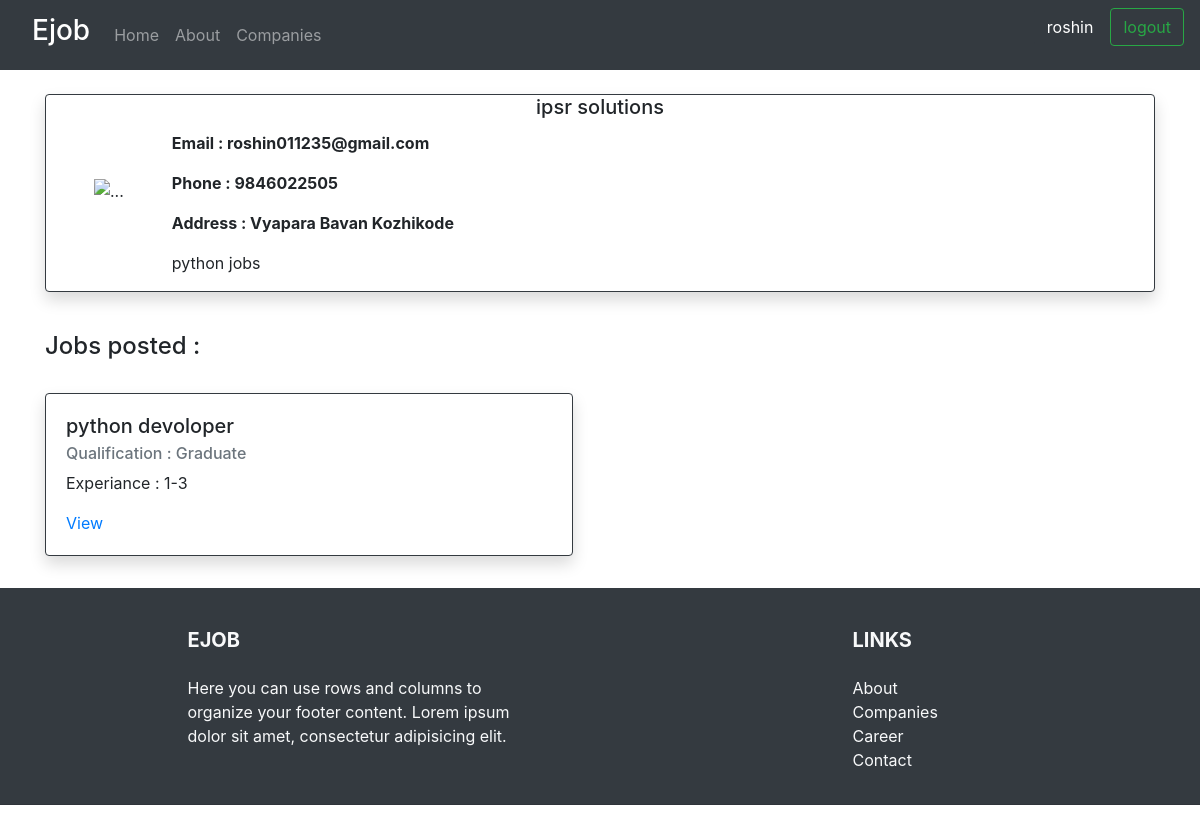
The app's page /companies_detail/8/ (signed in) with its own data.
### jobs/models.py (models this page shows, shortened)
class Companies(models.Model):
    name = models.CharField(max_length=250, null=True)
    email = models.EmailField(max_length=254, null=True)
    phone = models.IntegerField(null=True)
    address = models.TextField(null=True)
    description = models.TextField(null=True)

class Jobs(models.Model):
    QUALIFICATION = (
                    ('Under Graduate', 'Under Graduate'),
                    ('Graduate', 'Graduate'),
                    ('Post Graduate', 'Post Graduate')
    )
    EXPERIANCE = (
        ('Fresher', 'Fresher'),
        ('1-3', '1-3'),
        ('4-6', '4-6'),
        ('6-10', '6-10'),
        ('More than 10', 'More than 10')
    )
    companies = models.ForeignKey(
        Companies, null=True, on_delete=models.CASCADE)
    title = models.CharField(max_length=250, null=True)
    qualification = models.CharField(
        max_length=250, null=True, choices=QUALIFICATION)
    experiance = models.CharField(
        max_length=250, null=True, choices=EXPERIANCE)
    description = models.TextField(null=True)
    date_created = models.DateTimeField(auto_now_add=True, null=True)

### jobs/views.py (the view)
@login_required(login_url='applicant-login')
def companiesDetailview(request, pk):
    companies = Companies.objects.get(id=pk)
    jobs = companies.jobs_set.all()
    context = {
        "companies": companies,
        "jobs": jobs
    }
    return render(request, 'companies_detail.html', context)

### jobs/templates/companies_detail.html
{% extends 'base.html' %}
{% block content %}
<div class="container"><br>
    <div class="card border-dark mb-3 shadow bg-white rounded">
    <h5 class="card-title text-center">{{companies.name}}</h5>
    <div class="media">
    <img src="..." class="align-self-start m-5" alt="...">
    <div class="media-body">
        <p class="font-weight-bold">Email : {{companies.email}}</p>
        <p class="font-weight-bold">Phone : {{companies.phone}}</p>
        <p class="font-weight-bold">Address : {{companies.address}}</p>
        <p>{{companies.description}}</p>
    </div>
    </div>
    </div>
    <br>
    <h4>Jobs posted : </h4>
    <br>
    <div class='row'>
        {% for i in jobs %}
        <div class="col-md-6 mb-3">
            <div class="card border-dark mb-3 shadow bg-white rounded" style="width: 33rem;">
                <div class="card-body">
                    <h5 class="card-title">{{i.title}}</h5>
                    <h6 class="card-subtitle mb-2 text-muted">Qualification : {{i.qualification}}</h6>
                    <p class="card-text">Experiance : {{i.experiance}}</p>
                    <a href="{% url 'jobs' i.id %}" class="card-link">View</a>
                </div>
            </div>
        </div>
        {% endfor %}
    </div>
</div>
{% endblock content %}

### jobs/templates/navbar.html (shortened to what this page needs)
<nav class="navbar navbar-expand-lg navbar-dark bg-dark">
	  <a class="navbar-brand ml-3" href="{% url 'home' %}"><h3>Ejob</h3></a>
	  <div class="collapse navbar-collapse" id="navbarTogglerDemo02">
	    <ul class="navbar-nav mr-auto mt-2 mt-lg-0">
	      <li class="nav-item">
	        <a class="nav-link" href="{% url 'home' %}">Home <span class="sr-only">(current)</span></a>
	      </li>
          <li class="nav-item">
	        <a class="nav-link" href="{% url 'about' %}">About <span class="sr-only">(current)</span></a>
	      </li>
		  <li class="nav-item">
	        <a class="nav-link" href="{% url 'companies' %}"> Companies <span class="sr-only">(current)</span></a>
	      </li>
	    </ul>
	    <ul class="navbar-nav">
			<li class="nav-item">
				<p class="btn btn-dark pr-3">{{user.username}}<span class="sr-only">(current)</span></p>
			</li>
			{% if user.is_authenticated %}
	    	<li class="nav-item">
	        <a class="btn btn-outline-success mr-sm-" href="{% url 'applicant-logout' %}">logout<span class="sr-only">(current)</span></a>
			</li>
			{% else %}
			<li class="nav-item">
				<a class="btn btn-outline-success mr-sm-4" href="{% url 'applicant-login' %}">Login/Signup<span class="sr-only">(current)</span></a>
			</li>
			{% endif %}
	     </ul>
	  </div>
	</nav>
	<div>

### records on screen
Companies: name "ipsr solutions", email "roshin011235@gmail.com", phone "9846022505", address "Vyapara Bavan Kozhikode", description "python jobs"
Jobs: title "python devoloper", qualification "Graduate", experiance "1-3"

### other values on screen
{{ user.username }} "roshin"
